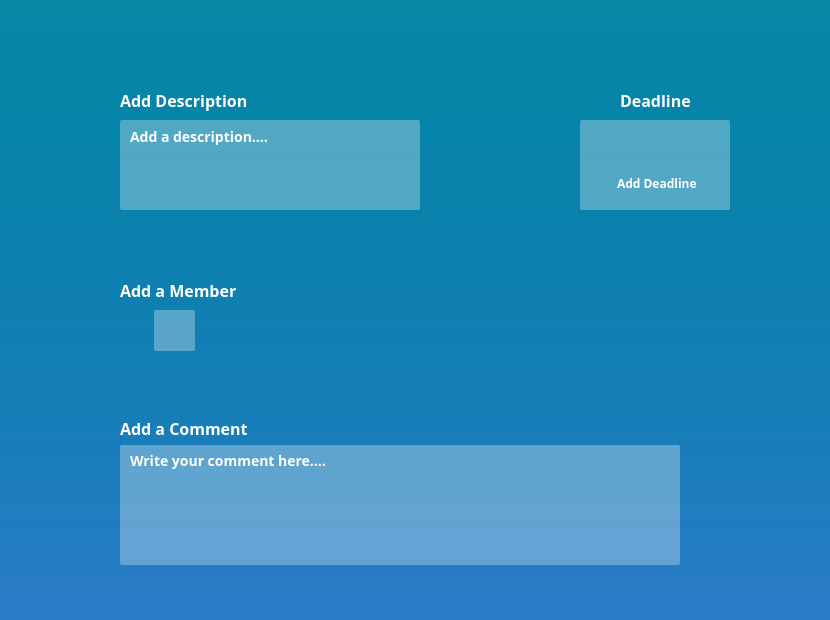
<?xml version="1.0" encoding="UTF-8"?>
<ui version="4.0">
 <class>Dialog</class>
 <widget class="QDialog" name="Dialog">
  <property name="geometry">
   <rect>
    <x>0</x>
    <y>0</y>
    <width>830</width>
    <height>620</height>
   </rect>
  </property>
  <property name="windowTitle">
   <string>Dialog</string>
  </property>
  <property name="styleSheet">
   <string notr="true">QDialog {background-color: qlineargradient(spread:pad, x1:0.523045, y1:0, x2:0.522, y2:0.994318, stop:0 rgba(6, 136, 165, 255), stop:1 rgba(5, 100, 189, 155))}</string>
  </property>
  <widget class="QPlainTextEdit" name="plainTextEdit">
   <property name="geometry">
    <rect>
     <x>120</x>
     <y>445</y>
     <width>560</width>
     <height>120</height>
    </rect>
   </property>
   <property name="styleSheet">
    <string notr="true">position: absolute;
width: 903.46px;
height: 163.57px;
left: 218.27px;
top: 750.74px;

background: rgba(255, 255, 255, 0.3);
border-radius: 2px;</string>
   </property>
  </widget>
  <widget class="QLabel" name="label">
   <property name="geometry">
    <rect>
     <x>120</x>
     <y>418</y>
     <width>151</width>
     <height>21</height>
    </rect>
   </property>
   <property name="font">
    <font>
     <family>Montserrat</family>
     <pointsize>-1</pointsize>
     <weight>75</weight>
     <italic>false</italic>
     <bold>true</bold>
    </font>
   </property>
   <property name="styleSheet">
    <string notr="true">*{

font-family: Montserrat;
font-style: normal;
font-weight: 600;
font-size: 16px;
line-height: 37px;
color: white;

}</string>
   </property>
   <property name="text">
    <string>Add a Comment</string>
   </property>
  </widget>
  <widget class="QPlainTextEdit" name="plainTextEdit_2">
   <property name="geometry">
    <rect>
     <x>120</x>
     <y>120</y>
     <width>300</width>
     <height>90</height>
    </rect>
   </property>
   <property name="styleSheet">
    <string notr="true">position: absolute;
width: 397.59px;
height: 101.76px;
left: 218.27px;
top: 248.18px;

background: rgba(255, 255, 255, 0.3);
border-radius: 2px;
</string>
   </property>
  </widget>
  <widget class="QPlainTextEdit" name="plainTextEdit_3">
   <property name="geometry">
    <rect>
     <x>580</x>
     <y>120</y>
     <width>150</width>
     <height>90</height>
    </rect>
   </property>
   <property name="styleSheet">
    <string notr="true">position: absolute;
width: 397.59px;
height: 101.76px;
left: 218.27px;
top: 248.18px;

background: rgba(255, 255, 255, 0.3);
border-radius: 2px;
</string>
   </property>
  </widget>
  <widget class="QLabel" name="label_2">
   <property name="geometry">
    <rect>
     <x>641</x>
     <y>135</y>
     <width>31</width>
     <height>31</height>
    </rect>
   </property>
   <property name="text">
    <string/>
   </property>
   <property name="pixmap">
    <pixmap resource="../../Qt/Resource.qrc">:/Image/plus 1.png</pixmap>
   </property>
   <property name="scaledContents">
    <bool>true</bool>
   </property>
  </widget>
  <widget class="QLabel" name="label_3">
   <property name="geometry">
    <rect>
     <x>617</x>
     <y>175</y>
     <width>91</width>
     <height>16</height>
    </rect>
   </property>
   <property name="styleSheet">
    <string notr="true">*{

font-family: Montserrat;
font-style: normal;
font-weight: 600;
font-size: 12px;
line-height: 37px;
color: white;

}</string>
   </property>
   <property name="text">
    <string>Add Deadline</string>
   </property>
  </widget>
  <widget class="QLabel" name="label_4">
   <property name="geometry">
    <rect>
     <x>120</x>
     <y>280</y>
     <width>131</width>
     <height>21</height>
    </rect>
   </property>
   <property name="font">
    <font>
     <family>Montserrat</family>
     <pointsize>-1</pointsize>
     <weight>75</weight>
     <italic>false</italic>
     <bold>true</bold>
    </font>
   </property>
   <property name="styleSheet">
    <string notr="true">*{

font-family: Montserrat;
font-style: normal;
font-weight: 600;
font-size: 16px;
line-height: 37px;
color: white;

}</string>
   </property>
   <property name="text">
    <string>Add a Member</string>
   </property>
  </widget>
  <widget class="QLabel" name="label_5">
   <property name="geometry">
    <rect>
     <x>120</x>
     <y>90</y>
     <width>141</width>
     <height>21</height>
    </rect>
   </property>
   <property name="font">
    <font>
     <family>Montserrat</family>
     <pointsize>-1</pointsize>
     <weight>75</weight>
     <italic>false</italic>
     <bold>true</bold>
    </font>
   </property>
   <property name="styleSheet">
    <string notr="true">*{

font-family: Montserrat;
font-style: normal;
font-weight: 600;
font-size: 16px;
line-height: 37px;
color: white;

}</string>
   </property>
   <property name="text">
    <string>Add Description</string>
   </property>
  </widget>
  <widget class="QPlainTextEdit" name="plainTextEdit_4">
   <property name="geometry">
    <rect>
     <x>154</x>
     <y>310</y>
     <width>41</width>
     <height>41</height>
    </rect>
   </property>
   <property name="styleSheet">
    <string notr="true">position: absolute;
width: 397.59px;
height: 101.76px;
left: 218.27px;
top: 248.18px;

background: rgba(255, 255, 255, 0.3);
border-radius: 2px;
</string>
   </property>
  </widget>
  <widget class="QLabel" name="label_6">
   <property name="geometry">
    <rect>
     <x>158</x>
     <y>315</y>
     <width>31</width>
     <height>31</height>
    </rect>
   </property>
   <property name="text">
    <string/>
   </property>
   <property name="pixmap">
    <pixmap resource="../../Qt/Resource.qrc">:/Image/plus 1.png</pixmap>
   </property>
   <property name="scaledContents">
    <bool>true</bool>
   </property>
  </widget>
  <widget class="QLabel" name="label_7">
   <property name="geometry">
    <rect>
     <x>620</x>
     <y>90</y>
     <width>81</width>
     <height>21</height>
    </rect>
   </property>
   <property name="font">
    <font>
     <family>Montserrat</family>
     <pointsize>-1</pointsize>
     <weight>75</weight>
     <italic>false</italic>
     <bold>true</bold>
    </font>
   </property>
   <property name="styleSheet">
    <string notr="true">*{

font-family: Montserrat;
font-style: normal;
font-weight: 600;
font-size: 16px;
line-height: 37px;
color: white;

}</string>
   </property>
   <property name="text">
    <string>Deadline</string>
   </property>
  </widget>
  <widget class="QLabel" name="label_8">
   <property name="geometry">
    <rect>
     <x>130</x>
     <y>450</y>
     <width>201</width>
     <height>21</height>
    </rect>
   </property>
   <property name="font">
    <font>
     <family>Montserrat</family>
     <pointsize>-1</pointsize>
     <weight>75</weight>
     <italic>false</italic>
     <bold>true</bold>
    </font>
   </property>
   <property name="styleSheet">
    <string notr="true">*{

font-family: Montserrat;
font-style: normal;
font-weight: 600;
font-size: 14px;
line-height: 37px;
color: white;

}</string>
   </property>
   <property name="text">
    <string>Write your comment here....</string>
   </property>
  </widget>
  <widget class="QLabel" name="label_9">
   <property name="geometry">
    <rect>
     <x>130</x>
     <y>126</y>
     <width>141</width>
     <height>21</height>
    </rect>
   </property>
   <property name="font">
    <font>
     <family>Montserrat</family>
     <pointsize>-1</pointsize>
     <weight>75</weight>
     <italic>false</italic>
     <bold>true</bold>
    </font>
   </property>
   <property name="styleSheet">
    <string notr="true">*{

font-family: Montserrat;
font-style: normal;
font-weight: 600;
font-size: 14px;
line-height: 37px;
color: white;

}</string>
   </property>
   <property name="text">
    <string>Add a description....</string>
   </property>
  </widget>
 </widget>
 <resources>
  <include location="../../Qt/Resource.qrc"/>
  <include location="../../Users/utkar/Qt/Resource.qrc"/>
 </resources>
 <connections/>
</ui>
